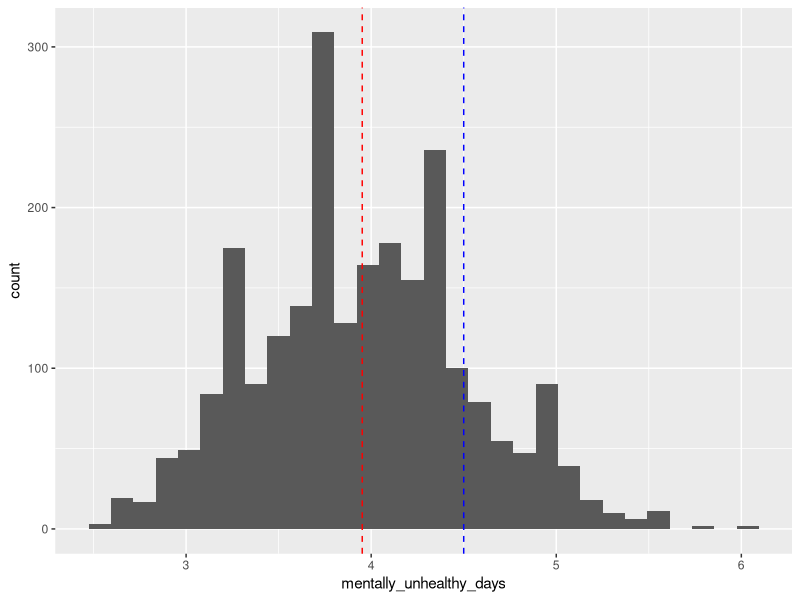
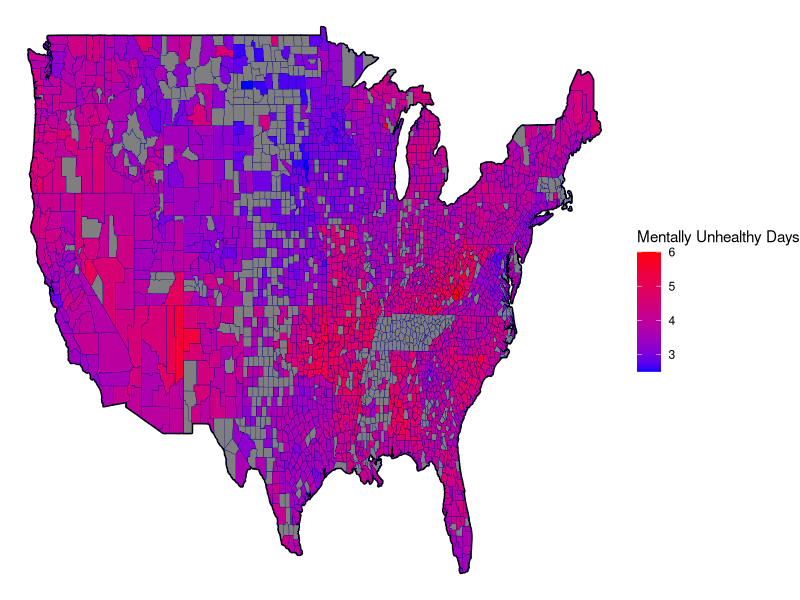
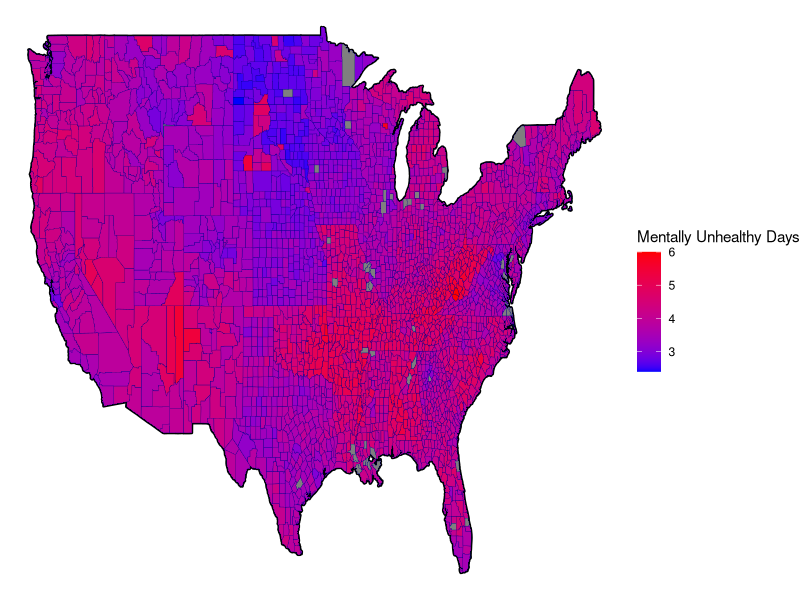
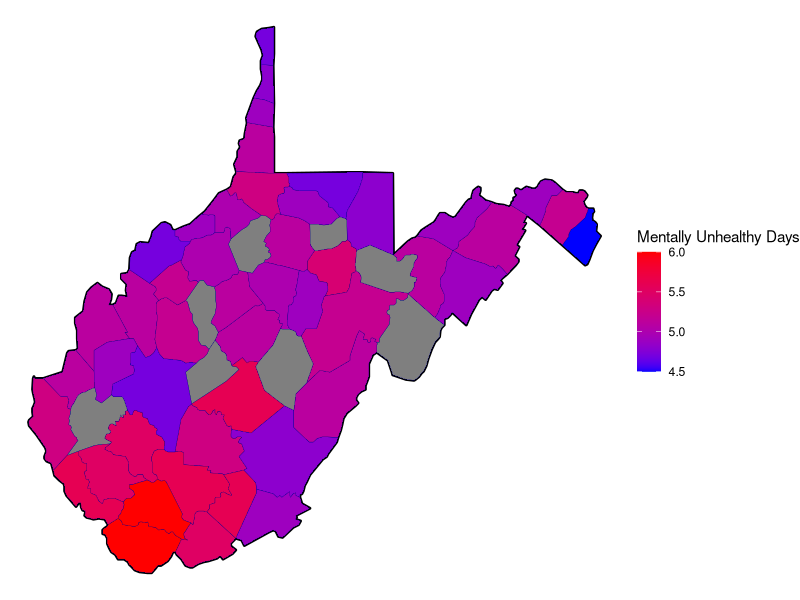
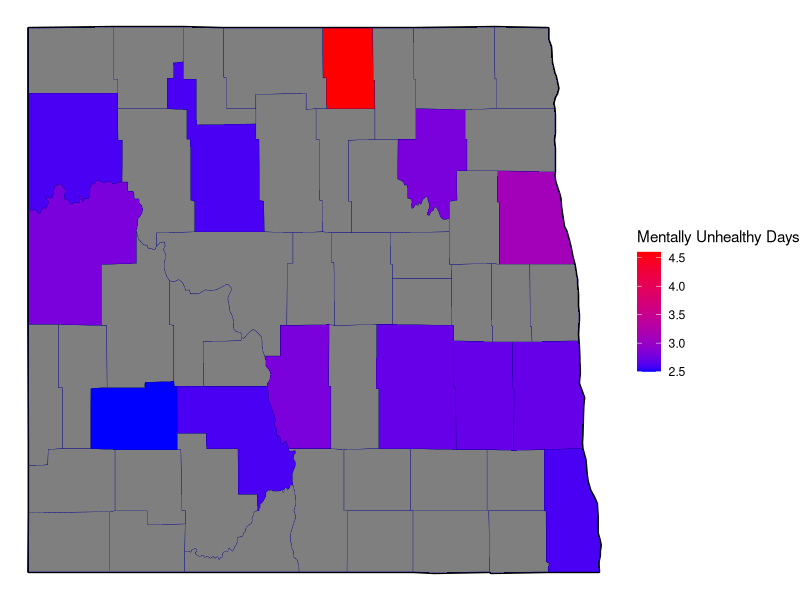

Write R code to recreate these figures, in order. (Note: this script raises an error after producing the figures.)
# load libraries
library(kableExtra)                     # for printing tables
library(cowplot)                        # for side by side plots
library(lubridate)                      # for dealing with dates
library(maps)                           # for creating maps
library(tidyverse)

# read in the cleaned data
mental_health = read_csv("data/clean/mental_health_clean.csv")
health_total = read_csv("data/clean/health_data_clean.csv")

# to do:
# pick features and explore relationship with mentally_unhealthy response

# create histogram of case fatality rate
# save the mean
mean <- mean(mental_health$mentally_unhealthy_days)
cutoff <- 4.5

# plot mentally_unhealthy days and draw line at the mean
p = mental_health %>%
  ggplot(aes(x = mentally_unhealthy_days)) + 
  geom_histogram() +
  geom_vline(xintercept = mean,
             linetype = "dashed",
             col = "red") +
  geom_vline(xintercept = cutoff,
             linetype = "dashed",
             col = "blue")
  labs(x = "Mentally Unhealthy Days (per month)", 
       y = "Number of Counties") +
  theme_bw()

# save the histogram
ggsave(filename = "results/response-histogram.png", 
       plot = p, 
       device = "png", 
       width = 5, 
       height = 3)

# create a heatmap of mentally unhealthy days for cleaned dataset
p2 = map_data("county") %>%
  as_tibble() %>% 
  left_join(mental_health %>% 
              rename(region = state, 
                     subregion = name,
                     `Mentally Unhealthy Days` = mentally_unhealthy_days) %>% 
              mutate(region = str_to_lower(region), 
                     subregion = str_to_lower(subregion)), 
            by = c("region", "subregion")) %>%
  ggplot() + 
  geom_polygon(data=map_data("state"), 
               aes(x=long, y=lat, group=group),
               color="black", fill=NA,  size = 1, alpha = .3) + 
  geom_polygon(aes(x=long, y=lat, group=group, fill = `Mentally Unhealthy Days`),
               color="darkblue", size = .1) +
  scale_fill_gradient(low = "blue", high = "red") +
  theme_void()

ggsave(filename = "results/map-clean.png", 
       plot = p2, 
       device = "png", 
       width = 7, 
       height = 4)

p3 = map_data("county") %>%
  as_tibble() %>% 
  left_join(health_total %>% 
              rename(region = state, 
                     subregion = name,
                     `Mentally Unhealthy Days` = `Mentally Unhealthy Days`) %>% 
              mutate(region = str_to_lower(region), 
                     subregion = str_to_lower(subregion)), 
            by = c("region", "subregion")) %>%
  ggplot() + 
  geom_polygon(data=map_data("state"), 
               aes(x=long, y=lat, group=group),
               color="black", fill=NA,  size = 1, alpha = .3) + 
  geom_polygon(aes(x=long, y=lat, group=group, fill = `Mentally Unhealthy Days`),
               color="darkblue", size = .1) +
  scale_fill_gradient(low = "blue", high = "red") +
  theme_void()

ggsave(filename = "results/map-total.png", 
       plot = p3, 
       device = "png", 
       width = 7, 
       height = 4)

# create heatmap of highest mentally unhappy days 
wv = map_data("county") %>%
  as_tibble() %>%
  filter(region == "west virginia") %>%
  left_join(mental_health %>% 
              rename(region = state, 
                     subregion = name,
                     `Mentally Unhealthy Days` = mentally_unhealthy_days) %>% 
              mutate(region = str_to_lower(region), 
                     subregion = str_to_lower(subregion)), 
            by = c("region", "subregion")) %>%
  ggplot() + 
  geom_polygon(data=map_data("state") %>% filter(region == "west virginia"),
               aes(x=long, y=lat, group=group),
               color="black", fill=NA, size = 1, alpha = .3) + 
  geom_polygon(aes(x=long, y=lat, group=group, fill = `Mentally Unhealthy Days`),
               color="darkblue", size = .1) +
  scale_fill_gradient(low = "blue", high = "red") +
  theme_void()

ggsave(filename = "results/west-va.png", 
       plot = wv, 
       device = "png", 
       width = 7, 
       height = 4)

nd = map_data("county") %>%
  as_tibble() %>%
  filter(region == "north dakota") %>%
  left_join(mental_health %>% 
              rename(region = state, 
                     subregion = name,
                     `Mentally Unhealthy Days` = mentally_unhealthy_days) %>% 
              mutate(region = str_to_lower(region), 
                     subregion = str_to_lower(subregion)), 
            by = c("region", "subregion")) %>%
  ggplot() + 
  geom_polygon(data=map_data("state") %>% filter(region == "north dakota"),
               aes(x=long, y=lat, group=group),
               color="black", fill=NA, size = 1, alpha = .3) + 
  geom_polygon(aes(x=long, y=lat, group=group, fill = `Mentally Unhealthy Days`),
               color="darkblue", size = .1) +
  scale_fill_gradient(low = "blue", high = "red") +
  theme_void()

ggsave(filename = "results/north-dakota.png", 
       plot = nd, 
       device = "png", 
       width = 7, 
       height = 4)

# examine top 10 counties with lowest mentally unhealthy days
mental_health %>%
  arrange(mentally_unhealthy_days) %>%
  select(state, name, mentally_unhealthy_days) %>%
  head(10) %>%
  kable(format = "latex",
        booktabs = TRUE, 
        col.names = c("State", "County", "Mentally Unhealthy Days"),
        caption = "Top 10 counties with lowest mentally unhealthy days") %>%
  save_kable("low-days.pdf")

# examine top 10 counties with highest mentally unhealthy days
mental_health %>%
  arrange(desc(mentally_unhealthy_days)) %>%
  select(state, name, mentally_unhealthy_days) %>%
  head(10) %>%
  kable(format = "latex",
        booktabs = TRUE, 
        col.names = c("State", "County", "Mentally Unhealthy Days"),
        caption = "Top 10 counties with highest mentally unhealthy days") %>%
  save_kable("high-days.pdf")

# need to figure out how to save table #s differently (both Table 1 right now)
